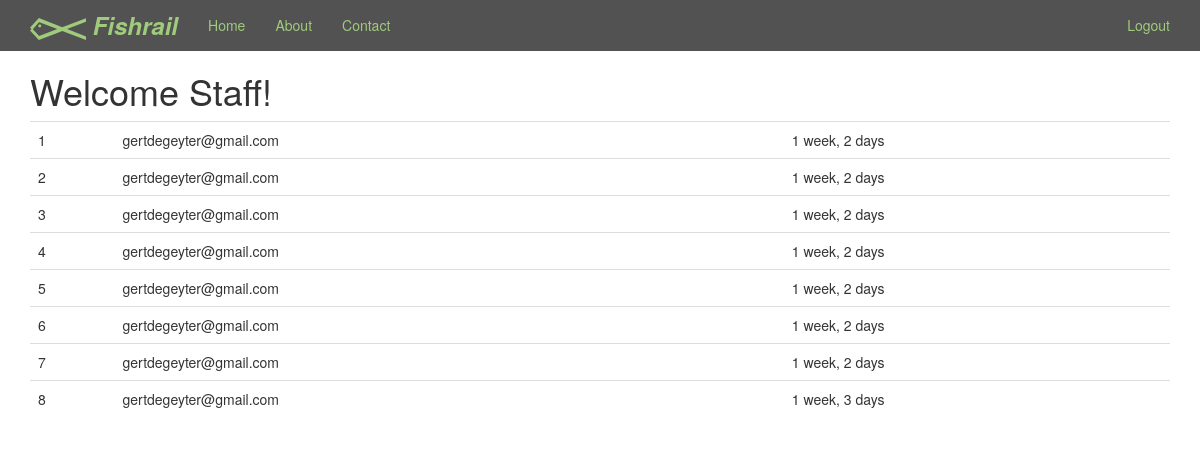
Before: /home/ (signed in) with the older database file.
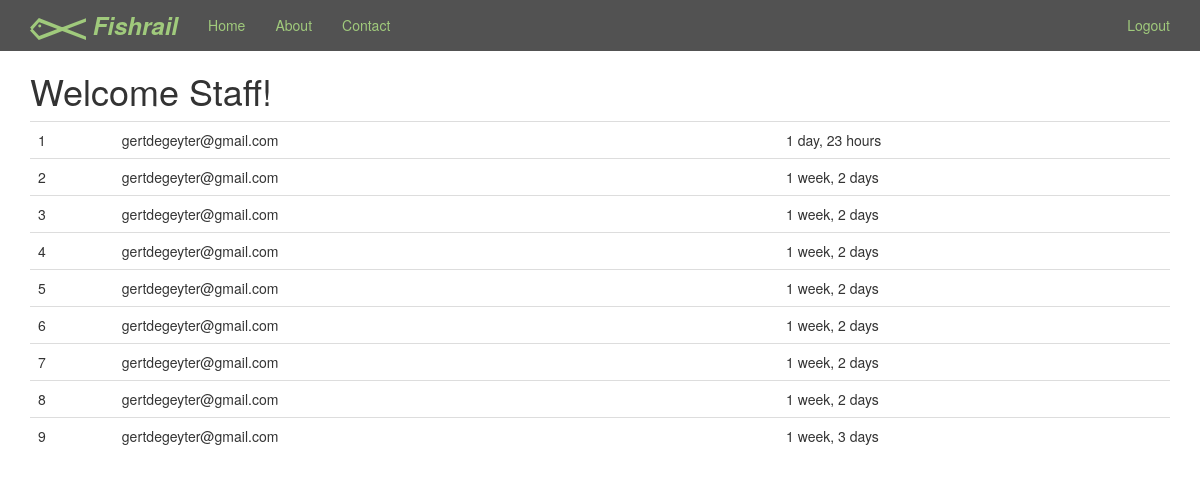
After: the same page with the newer database file.
### newsletter/models.py (models this page shows)
class SignUp(models.Model):
    email = models.EmailField()
    first_name = models.CharField(max_length=120, blank=True, null=True)
    last_name = models.CharField(max_length=120, blank=True, null=True)
    timestamp = models.DateTimeField(auto_now_add=True, auto_now=False)
    updated = models.DateTimeField(auto_now_add=False, auto_now=True)
    def __str__(self):
        return self.email

### newsletter/views.py (the view, shortened to what this page needs)
# urls.py: url(r'^home/$', 'newsletter.views.home', name='home'),
def home(request):
    title = "Welcome"
    form = SignUpForm(request.POST or None)
    context = {
        "title": title,
        "form": form,
    }
    if request.user.is_authenticated() and request.user.is_staff:
        queryset = SignUp.objects.all().order_by("-timestamp")# .filter(full_name__icontains='Justin')
        context = {
            "queryset": queryset
        }
    return render(request, "home.html", context)

### templates/home.html (shortened to what this page needs)
{% extends "base.html" %}
{% load crispy_forms_tags %}
{% load staticfiles %}
{% block content %}
    {% if request.user.is_authenticated %}
        {% if queryset %}
            <h1>Welcome Staff!</h1>
            <table class="table">
            {% for instance in queryset %}
                <tr><td>{{ forloop.counter }}</td><td>{{ instance  }}</td> <td>{{ instance.full_name }} </td> <td>{{ instance.timestamp|timesince }} </td</tr>
            {% endfor %}
            </table>
        {% else %}
            <h1>You are logged in!</h1>
        {% endif %}
    {% endif %}
{% endblock %}

Changed rows visible on the page:
added SignUp: email "gertdegeyter@gmail.com", timestamp "1 day, 23 hours"
